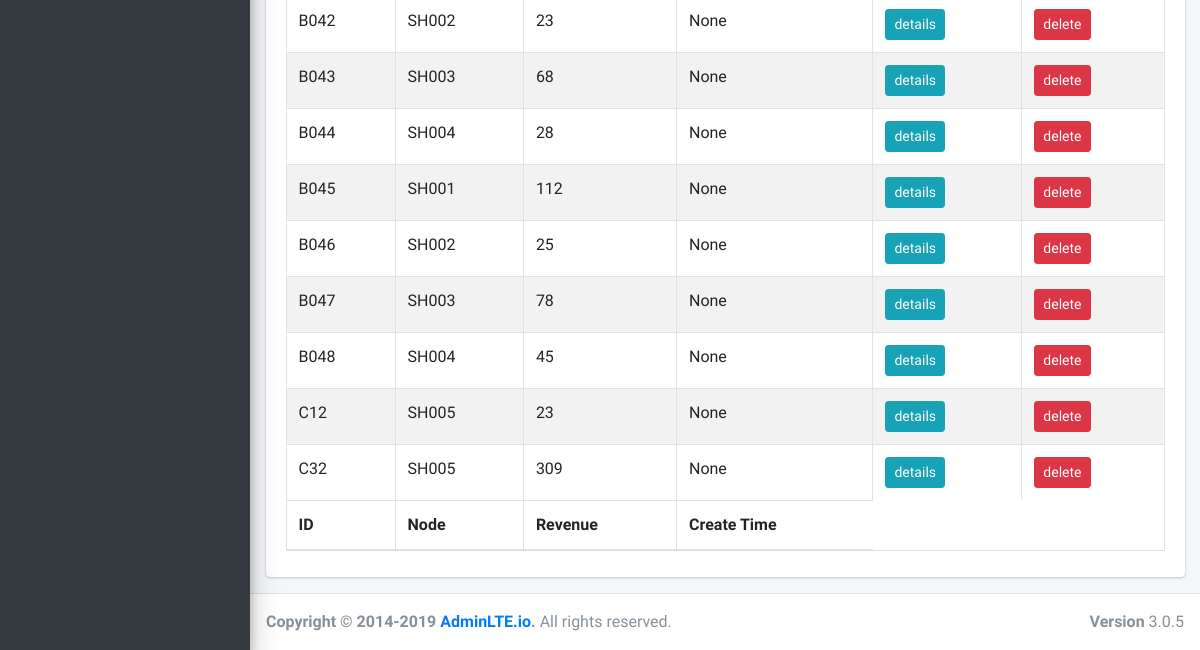
The app's page /block_display (lower part), older data.
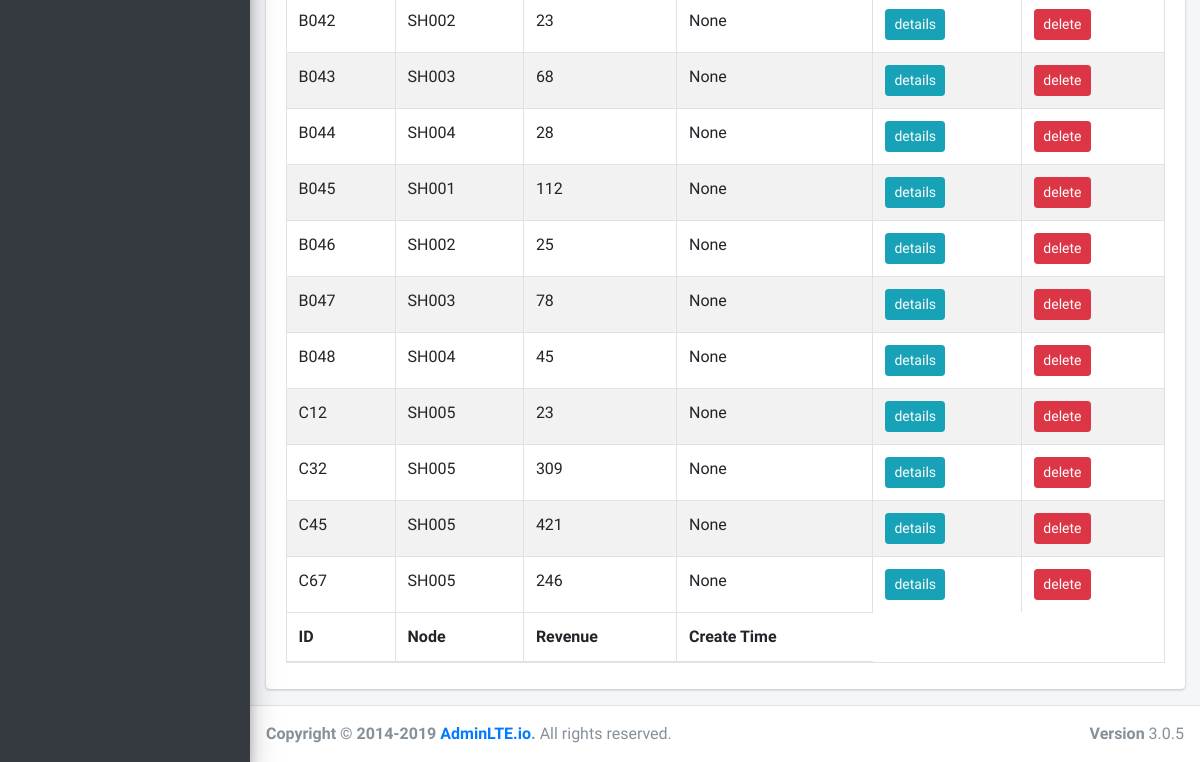
The same page, newer data.
### BCRUPro/models.py (models this page shows, shortened)
class Block(models.Model):
    block_id = models.TextField(unique=True)
    node = models.ForeignKey(Node, primary_key=False, blank=False, on_delete=PROTECT)
    previous_hash = models.TextField(default="1")
    proof = models.IntegerField(default=0)
    revenue = models.IntegerField(default=0)
    create_at = models.DateTimeField(auto_created=True)
    @staticmethod
    def get_threader():
        return ["ID", "Node", "Revenue", "Create Time"]

class Node(models.Model):
    device_id = models.TextField(unique=True)
    owner = models.ForeignKey(User, primary_key=False, blank=False, on_delete=PROTECT)
    location = models.TextField()
    today_revenue = models.BigIntegerField(default=0)
    summary_revenue = models.BigIntegerField(default=0)
    def __str__(self):
        return self.device_id

### BCRUPro/views.py (the view)
# urls.py: re_path(r'^block_display', block_display, name='block_display'),
@require_GET
def block_display(request):
    blocks = Block.objects.all()
    theader = Block.get_threader()
    return render(request, 'pages/tables/blocks.html', locals())

### templates/pages/tables/blocks.html (shortened to what this page needs)
{% extends 'base.html' %}
{% load staticfiles %}
{% block head %}
  <link rel="stylesheet" href="{% static 'adminlte/plugins/datatables-bs4/css/dataTables.bootstrap4.min.css' %}">
  <link rel="stylesheet" href="{% static 'adminlte/plugins/datatables-responsive/css/responsive.bootstrap4.min.css' %}">
{% endblock %}
{% block content %}
    <div class="container-fluid">
    <div class="row">
      <div class="col-12">
        <div class="card">
              <div class="card-body">
                <table id="example" class="table table-bordered table-striped">
                  <tbody>
                  {% for block in blocks %}
                    <tr>
                        <td>{{ block.block_id }}</td>
                        <td>{{ block.node }}</td>
                        <td>{{ block.revenue }}</td>
                        <td>{{ block.create_at }}</td>
                        <td>
                            <form method="post" action="{% url 'block_details' %}">
                                <input type="submit" value="details" class="btn btn-sm btn-info">
                            </form>
                        </td>
                        <td>
                            <form method="post" action="{% url 'block_delete' %}">
                                <input type="submit" value="delete" class="btn btn-sm btn-danger">
                            </form>
                        </td>
                    </tr>
                  {% endfor %}
                  </tbody>
                  <tfoot>
                  <tr>
                      {% for th in theader %}
                        <th>
                            <strong>{{ th }}</strong>
                        </th>
                      {% endfor %}
                  </tr>
                  </tfoot>
                </table>
              </div>
            </div>
      </div>
    </div>
    </div>
{% endblock %}

Row changes from the older to the newer data that the page shows:
added Block: block_id "C45", node "SH005", revenue "421", create_at "None"
added Block: block_id "C67", node "SH005", revenue "246", create_at "None"
